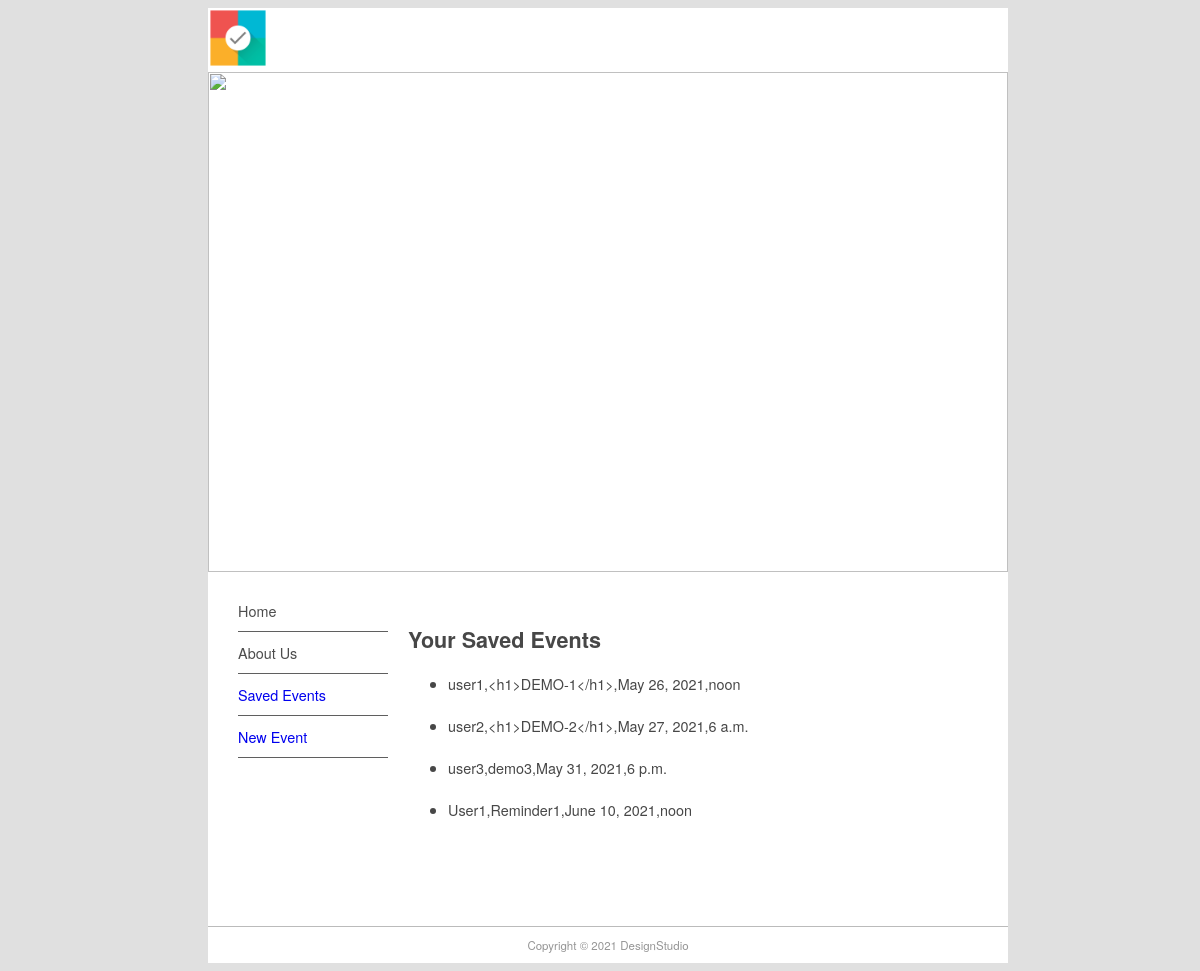
/events/, run on an earlier commit of the app's database.
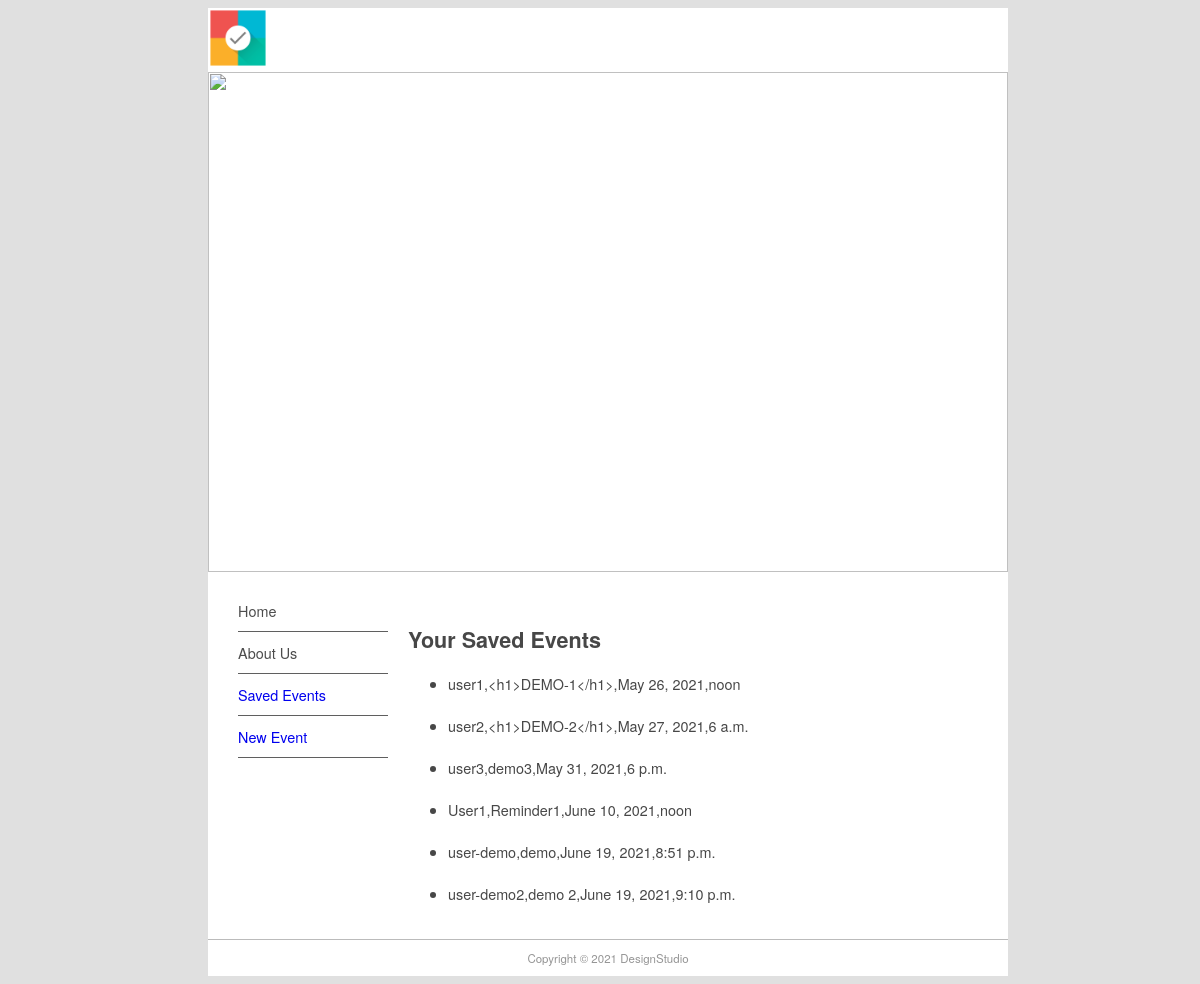
And on a later commit of the database.
### events/models.py (models this page shows, shortened)
class Event(models.Model):
    user_name = models.CharField(default='username',max_length=100,primary_key=True)
    event_desc = models.TextField(max_length=200)
    event_date = models.DateField(default=date.today())
    event_time = models.TimeField(default=datetime.time(datetime.now()))

### events/views.py (the view)
# urls.py: path('events/', views.all_events, name='show-events'),
def all_events(request):
    event_list = Event.objects.all()
    return render(request, 'events/event_list.html',{'event_list':event_list})

### events/templates/events/event_list.html (shortened to what this page needs)
{% extends "base.html" %}
{% block content %}
    <h1>Your Saved Events</h1>
    <ul>
       {% for event in event_list %}
        <li>{{ event.user_name }},{{event.event_desc}},{{event.event_date}},{{event.event_time}}</li>
        <br>
    {% endfor %}
    </ul>
{% endblock content %}

What changed in the data, as far as the page shows it:
added Event: user_name "user-demo", event_desc "demo", event_date "June 19, 2021", event_time "8:51 p.m."
added Event: user_name "user-demo2", event_desc "demo 2", event_date "June 19, 2021", event_time "9:10 p.m."
